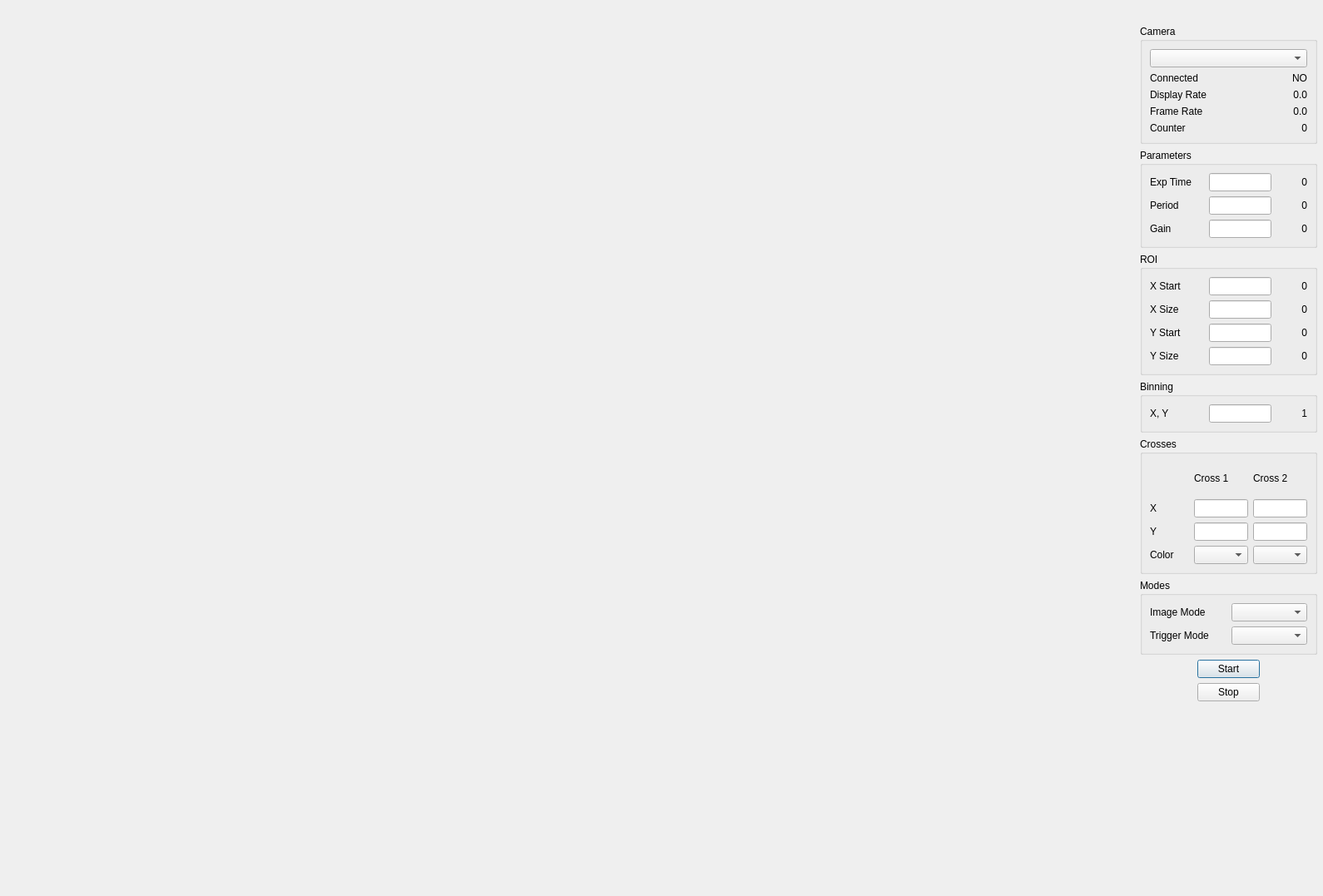
<ui version="4.0" >
 <class>GigEImageViewer</class>
 <widget class="QDialog" name="GigEImageViewer" >
  <property name="geometry" >
   <rect>
    <x>0</x>
    <y>0</y>
    <width>1590</width>
    <height>1077</height>
   </rect>
  </property>
  <property name="sizePolicy" >
   <sizepolicy vsizetype="Maximum" hsizetype="Preferred" >
    <horstretch>0</horstretch>
    <verstretch>0</verstretch>
   </sizepolicy>
  </property>
  <property name="windowTitle" >
   <string>Prosilica GC1350C Image Viewer</string>
  </property>
  <widget class="QWidget" native="1" name="image_frame" >
   <property name="geometry" >
    <rect>
     <x>6</x>
     <y>30</y>
     <width>1360</width>
     <height>1024</height>
    </rect>
   </property>
   <property name="minimumSize" >
    <size>
     <width>1360</width>
     <height>1024</height>
    </size>
   </property>
  </widget>
  <widget class="QWidget" name="layoutWidget" >
   <property name="geometry" >
    <rect>
     <x>1370</x>
     <y>30</y>
     <width>213</width>
     <height>1021</height>
    </rect>
   </property>
   <layout class="QVBoxLayout" >
    <item>
     <widget class="QGroupBox" name="Camera" >
      <property name="sizePolicy" >
       <sizepolicy vsizetype="Preferred" hsizetype="Preferred" >
        <horstretch>0</horstretch>
        <verstretch>0</verstretch>
       </sizepolicy>
      </property>
      <property name="title" >
       <string>Camera</string>
      </property>
      <layout class="QGridLayout" >
       <item row="0" column="0" colspan="2" >
        <widget class="QComboBox" name="cbCamera" />
       </item>
       <item row="1" column="0" >
        <widget class="QLabel" name="label_20" >
         <property name="text" >
          <string>Connected</string>
         </property>
        </widget>
       </item>
       <item row="1" column="1" >
        <widget class="QLabel" name="label_connected" >
         <property name="text" >
          <string>NO</string>
         </property>
         <property name="alignment" >
          <set>Qt::AlignRight|Qt::AlignTrailing|Qt::AlignVCenter</set>
         </property>
        </widget>
       </item>
       <item row="2" column="0" >
        <widget class="QLabel" name="label_19" >
         <property name="text" >
          <string>Display Rate</string>
         </property>
        </widget>
       </item>
       <item row="2" column="1" >
        <widget class="QLabel" name="label_rate" >
         <property name="text" >
          <string>0.0</string>
         </property>
         <property name="alignment" >
          <set>Qt::AlignRight|Qt::AlignTrailing|Qt::AlignVCenter</set>
         </property>
        </widget>
       </item>
       <item row="3" column="0" >
        <widget class="QLabel" name="label_12" >
         <property name="text" >
          <string>Frame Rate</string>
         </property>
        </widget>
       </item>
       <item row="3" column="1" >
        <widget class="QLabel" name="lImgRate" >
         <property name="text" >
          <string>0.0</string>
         </property>
         <property name="alignment" >
          <set>Qt::AlignRight|Qt::AlignTrailing|Qt::AlignVCenter</set>
         </property>
        </widget>
       </item>
       <item row="4" column="0" >
        <widget class="QLabel" name="label_14" >
         <property name="text" >
          <string>Counter</string>
         </property>
        </widget>
       </item>
       <item row="4" column="1" >
        <widget class="QLabel" name="lImgCounter" >
         <property name="text" >
          <string>0</string>
         </property>
         <property name="alignment" >
          <set>Qt::AlignRight|Qt::AlignTrailing|Qt::AlignVCenter</set>
         </property>
        </widget>
       </item>
      </layout>
     </widget>
    </item>
    <item>
     <widget class="QGroupBox" name="Parameters" >
      <property name="title" >
       <string>Parameters</string>
      </property>
      <layout class="QGridLayout" >
       <item row="0" column="0" >
        <layout class="QGridLayout" >
         <item row="0" column="0" >
          <widget class="QLabel" name="label" >
           <property name="minimumSize" >
            <size>
             <width>65</width>
             <height>0</height>
            </size>
           </property>
           <property name="maximumSize" >
            <size>
             <width>65</width>
             <height>16777215</height>
            </size>
           </property>
           <property name="text" >
            <string>Exp Time</string>
           </property>
          </widget>
         </item>
         <item row="0" column="1" >
          <widget class="QLineEdit" name="leExpTime" >
           <property name="maximumSize" >
            <size>
             <width>75</width>
             <height>16777215</height>
            </size>
           </property>
          </widget>
         </item>
         <item row="0" column="2" >
          <widget class="QLabel" name="lExpTime" >
           <property name="minimumSize" >
            <size>
             <width>35</width>
             <height>0</height>
            </size>
           </property>
           <property name="text" >
            <string>0</string>
           </property>
           <property name="alignment" >
            <set>Qt::AlignRight|Qt::AlignTrailing|Qt::AlignVCenter</set>
           </property>
          </widget>
         </item>
         <item row="1" column="0" >
          <widget class="QLabel" name="label_3" >
           <property name="minimumSize" >
            <size>
             <width>65</width>
             <height>0</height>
            </size>
           </property>
           <property name="maximumSize" >
            <size>
             <width>65</width>
             <height>16777215</height>
            </size>
           </property>
           <property name="text" >
            <string>Period</string>
           </property>
          </widget>
         </item>
         <item row="1" column="1" >
          <widget class="QLineEdit" name="leExpPeriod" >
           <property name="maximumSize" >
            <size>
             <width>75</width>
             <height>16777215</height>
            </size>
           </property>
          </widget>
         </item>
         <item row="1" column="2" >
          <widget class="QLabel" name="lExpPeriod" >
           <property name="minimumSize" >
            <size>
             <width>35</width>
             <height>0</height>
            </size>
           </property>
           <property name="text" >
            <string>0</string>
           </property>
           <property name="alignment" >
            <set>Qt::AlignRight|Qt::AlignTrailing|Qt::AlignVCenter</set>
           </property>
          </widget>
         </item>
         <item row="2" column="0" >
          <widget class="QLabel" name="label_5" >
           <property name="minimumSize" >
            <size>
             <width>65</width>
             <height>0</height>
            </size>
           </property>
           <property name="maximumSize" >
            <size>
             <width>65</width>
             <height>16777215</height>
            </size>
           </property>
           <property name="text" >
            <string>Gain</string>
           </property>
          </widget>
         </item>
         <item row="2" column="1" >
          <widget class="QLineEdit" name="leGain" >
           <property name="maximumSize" >
            <size>
             <width>75</width>
             <height>16777215</height>
            </size>
           </property>
          </widget>
         </item>
         <item row="2" column="2" >
          <widget class="QLabel" name="lGain" >
           <property name="minimumSize" >
            <size>
             <width>35</width>
             <height>0</height>
            </size>
           </property>
           <property name="text" >
            <string>0</string>
           </property>
           <property name="alignment" >
            <set>Qt::AlignRight|Qt::AlignTrailing|Qt::AlignVCenter</set>
           </property>
          </widget>
         </item>
        </layout>
       </item>
      </layout>
     </widget>
    </item>
    <item>
     <widget class="QGroupBox" name="ROI" >
      <property name="title" >
       <string>ROI</string>
      </property>
      <layout class="QGridLayout" >
       <item row="0" column="0" >
        <layout class="QGridLayout" >
         <item row="0" column="0" >
          <widget class="QLabel" name="label_28" >
           <property name="minimumSize" >
            <size>
             <width>65</width>
             <height>0</height>
            </size>
           </property>
           <property name="text" >
            <string>X Start</string>
           </property>
          </widget>
         </item>
         <item row="0" column="1" >
          <widget class="QLineEdit" name="leRoiXStart" >
           <property name="maximumSize" >
            <size>
             <width>75</width>
             <height>16777215</height>
            </size>
           </property>
          </widget>
         </item>
         <item row="0" column="2" >
          <widget class="QLabel" name="lRoiXStart" >
           <property name="minimumSize" >
            <size>
             <width>35</width>
             <height>0</height>
            </size>
           </property>
           <property name="text" >
            <string>0</string>
           </property>
           <property name="alignment" >
            <set>Qt::AlignRight|Qt::AlignTrailing|Qt::AlignVCenter</set>
           </property>
          </widget>
         </item>
         <item row="1" column="0" >
          <widget class="QLabel" name="label_25" >
           <property name="minimumSize" >
            <size>
             <width>65</width>
             <height>0</height>
            </size>
           </property>
           <property name="text" >
            <string>X Size</string>
           </property>
          </widget>
         </item>
         <item row="1" column="1" >
          <widget class="QLineEdit" name="leRoiXSize" >
           <property name="maximumSize" >
            <size>
             <width>75</width>
             <height>16777215</height>
            </size>
           </property>
          </widget>
         </item>
         <item row="1" column="2" >
          <widget class="QLabel" name="lRoiXSize" >
           <property name="text" >
            <string>0</string>
           </property>
           <property name="alignment" >
            <set>Qt::AlignRight|Qt::AlignTrailing|Qt::AlignVCenter</set>
           </property>
          </widget>
         </item>
         <item row="2" column="0" >
          <widget class="QLabel" name="label_24" >
           <property name="minimumSize" >
            <size>
             <width>65</width>
             <height>0</height>
            </size>
           </property>
           <property name="text" >
            <string>Y Start</string>
           </property>
          </widget>
         </item>
         <item row="2" column="1" >
          <widget class="QLineEdit" name="leRoiYStart" >
           <property name="maximumSize" >
            <size>
             <width>75</width>
             <height>16777215</height>
            </size>
           </property>
          </widget>
         </item>
         <item row="2" column="2" >
          <widget class="QLabel" name="lRoiYStart" >
           <property name="text" >
            <string>0</string>
           </property>
           <property name="alignment" >
            <set>Qt::AlignRight|Qt::AlignTrailing|Qt::AlignVCenter</set>
           </property>
          </widget>
         </item>
         <item row="3" column="0" >
          <widget class="QLabel" name="label_13" >
           <property name="minimumSize" >
            <size>
             <width>65</width>
             <height>0</height>
            </size>
           </property>
           <property name="text" >
            <string>Y Size</string>
           </property>
          </widget>
         </item>
         <item row="3" column="1" >
          <widget class="QLineEdit" name="leRoiYSize" >
           <property name="maximumSize" >
            <size>
             <width>75</width>
             <height>16777215</height>
            </size>
           </property>
          </widget>
         </item>
         <item row="3" column="2" >
          <widget class="QLabel" name="lRoiYSize" >
           <property name="text" >
            <string>0</string>
           </property>
           <property name="alignment" >
            <set>Qt::AlignRight|Qt::AlignTrailing|Qt::AlignVCenter</set>
           </property>
          </widget>
         </item>
        </layout>
       </item>
      </layout>
     </widget>
    </item>
    <item>
     <widget class="QGroupBox" name="Binning" >
      <property name="title" >
       <string>Binning</string>
      </property>
      <layout class="QGridLayout" >
       <item row="0" column="0" >
        <layout class="QHBoxLayout" >
         <item>
          <widget class="QLabel" name="label_15" >
           <property name="minimumSize" >
            <size>
             <width>65</width>
             <height>0</height>
            </size>
           </property>
           <property name="maximumSize" >
            <size>
             <width>65</width>
             <height>16777215</height>
            </size>
           </property>
           <property name="text" >
            <string>X, Y</string>
           </property>
          </widget>
         </item>
         <item>
          <widget class="QLineEdit" name="leBinX" >
           <property name="maximumSize" >
            <size>
             <width>75</width>
             <height>16777215</height>
            </size>
           </property>
          </widget>
         </item>
         <item>
          <widget class="QLabel" name="lBinX" >
           <property name="minimumSize" >
            <size>
             <width>35</width>
             <height>0</height>
            </size>
           </property>
           <property name="text" >
            <string>1</string>
           </property>
           <property name="alignment" >
            <set>Qt::AlignRight|Qt::AlignTrailing|Qt::AlignVCenter</set>
           </property>
          </widget>
         </item>
        </layout>
       </item>
      </layout>
     </widget>
    </item>
    <item>
     <widget class="QGroupBox" name="Crosses" >
      <property name="minimumSize" >
       <size>
        <width>0</width>
        <height>164</height>
       </size>
      </property>
      <property name="title" >
       <string>Crosses</string>
      </property>
      <layout class="QGridLayout" >
       <item row="0" column="0" >
        <layout class="QGridLayout" >
         <item row="0" column="1" >
          <widget class="QLabel" name="label_2" >
           <property name="text" >
            <string>Cross 1</string>
           </property>
          </widget>
         </item>
         <item row="0" column="2" >
          <widget class="QLabel" name="label_6" >
           <property name="text" >
            <string>Cross 2</string>
           </property>
          </widget>
         </item>
         <item row="1" column="0" >
          <widget class="QLabel" name="label_7" >
           <property name="text" >
            <string>X</string>
           </property>
          </widget>
         </item>
         <item row="1" column="1" >
          <widget class="QLineEdit" name="leCross1X" >
           <property name="maximumSize" >
            <size>
             <width>65</width>
             <height>16777215</height>
            </size>
           </property>
          </widget>
         </item>
         <item row="1" column="2" >
          <widget class="QLineEdit" name="leCross2X" >
           <property name="maximumSize" >
            <size>
             <width>65</width>
             <height>16777215</height>
            </size>
           </property>
          </widget>
         </item>
         <item row="2" column="0" >
          <widget class="QLabel" name="label_8" >
           <property name="text" >
            <string>Y</string>
           </property>
          </widget>
         </item>
         <item row="2" column="1" >
          <widget class="QLineEdit" name="leCross1Y" >
           <property name="maximumSize" >
            <size>
             <width>65</width>
             <height>16777215</height>
            </size>
           </property>
          </widget>
         </item>
         <item row="2" column="2" >
          <widget class="QLineEdit" name="leCross2Y" >
           <property name="maximumSize" >
            <size>
             <width>65</width>
             <height>16777215</height>
            </size>
           </property>
          </widget>
         </item>
         <item row="3" column="0" >
          <widget class="QLabel" name="label_11" >
           <property name="text" >
            <string>Color</string>
           </property>
          </widget>
         </item>
         <item row="3" column="1" >
          <widget class="QComboBox" name="cbCross1Color" >
           <property name="maximumSize" >
            <size>
             <width>65</width>
             <height>16777215</height>
            </size>
           </property>
          </widget>
         </item>
         <item row="3" column="2" >
          <widget class="QComboBox" name="cbCross2Color" >
           <property name="maximumSize" >
            <size>
             <width>65</width>
             <height>16777215</height>
            </size>
           </property>
          </widget>
         </item>
        </layout>
       </item>
      </layout>
     </widget>
    </item>
    <item>
     <widget class="QGroupBox" name="Modes" >
      <property name="title" >
       <string>Modes</string>
      </property>
      <layout class="QGridLayout" >
       <item row="0" column="0" >
        <layout class="QGridLayout" >
         <item row="0" column="0" >
          <widget class="QLabel" name="label_22" >
           <property name="text" >
            <string>Image Mode</string>
           </property>
          </widget>
         </item>
         <item row="0" column="1" >
          <widget class="QComboBox" name="cbImageMode" />
         </item>
         <item row="1" column="0" >
          <widget class="QLabel" name="label_23" >
           <property name="text" >
            <string>Trigger Mode</string>
           </property>
          </widget>
         </item>
         <item row="1" column="1" >
          <widget class="QComboBox" name="cbTriggerMode" />
         </item>
        </layout>
       </item>
      </layout>
     </widget>
    </item>
    <item>
     <layout class="QHBoxLayout" >
      <item>
       <spacer>
        <property name="orientation" >
         <enum>Qt::Horizontal</enum>
        </property>
        <property name="sizeHint" >
         <size>
          <width>40</width>
          <height>20</height>
         </size>
        </property>
       </spacer>
      </item>
      <item>
       <widget class="QPushButton" name="bStart" >
        <property name="maximumSize" >
         <size>
          <width>75</width>
          <height>16777215</height>
         </size>
        </property>
        <property name="text" >
         <string>Start</string>
        </property>
       </widget>
      </item>
      <item>
       <spacer>
        <property name="orientation" >
         <enum>Qt::Horizontal</enum>
        </property>
        <property name="sizeHint" >
         <size>
          <width>40</width>
          <height>20</height>
         </size>
        </property>
       </spacer>
      </item>
     </layout>
    </item>
    <item>
     <layout class="QHBoxLayout" >
      <item>
       <spacer>
        <property name="orientation" >
         <enum>Qt::Horizontal</enum>
        </property>
        <property name="sizeHint" >
         <size>
          <width>40</width>
          <height>20</height>
         </size>
        </property>
       </spacer>
      </item>
      <item>
       <widget class="QPushButton" name="bStop" >
        <property name="maximumSize" >
         <size>
          <width>75</width>
          <height>16777215</height>
         </size>
        </property>
        <property name="text" >
         <string>Stop</string>
        </property>
       </widget>
      </item>
      <item>
       <spacer>
        <property name="orientation" >
         <enum>Qt::Horizontal</enum>
        </property>
        <property name="sizeHint" >
         <size>
          <width>40</width>
          <height>20</height>
         </size>
        </property>
       </spacer>
      </item>
     </layout>
    </item>
    <item>
     <spacer>
      <property name="orientation" >
       <enum>Qt::Vertical</enum>
      </property>
      <property name="sizeHint" >
       <size>
        <width>20</width>
        <height>40</height>
       </size>
      </property>
     </spacer>
    </item>
   </layout>
  </widget>
 </widget>
 <resources/>
 <connections/>
</ui>
